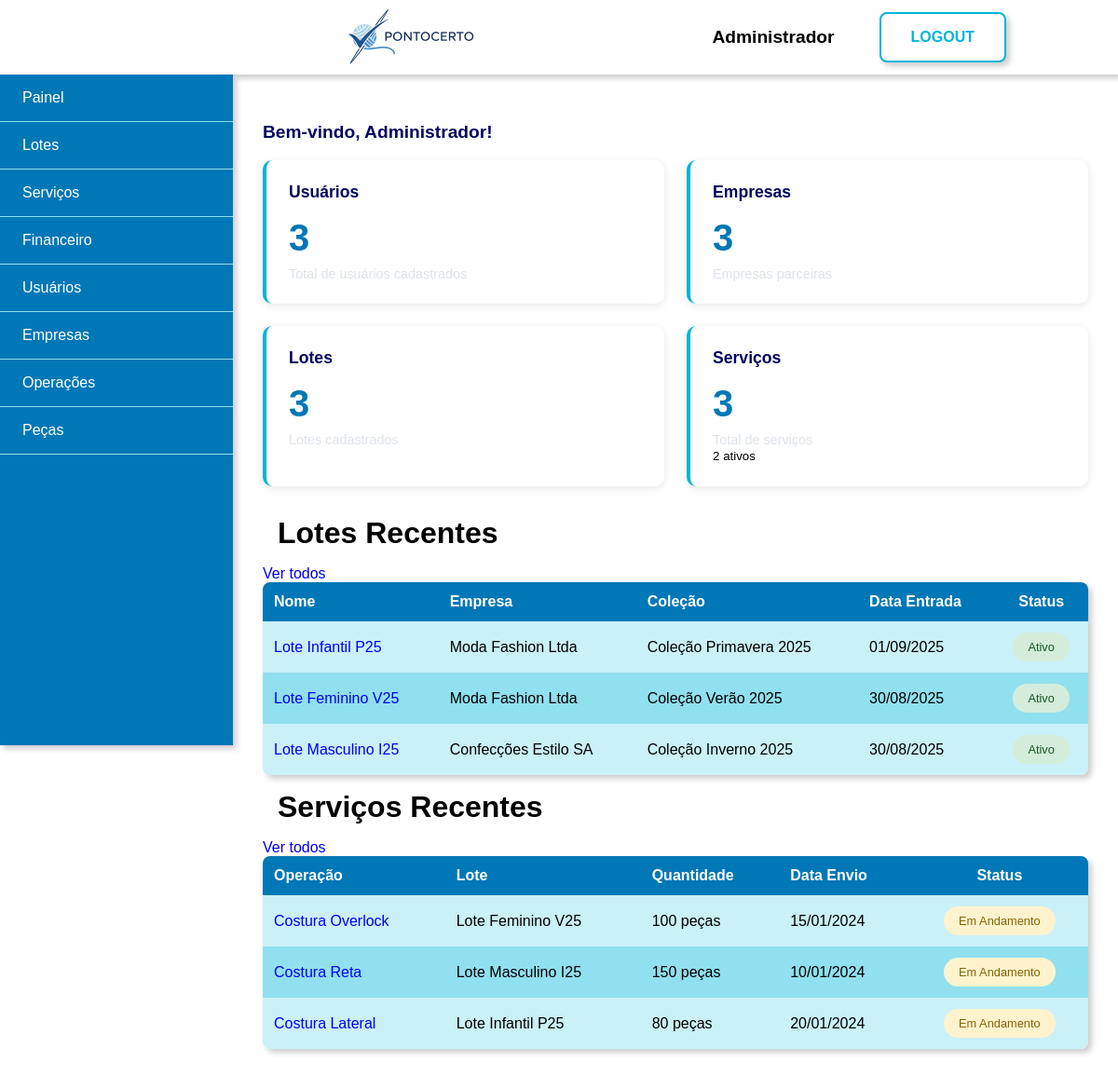
The app's page /admin/painel (signed in) with its own data.
### tables this page shows
CREATE TABLE usuarios (
    id int PRIMARY KEY AUTO_INCREMENT,
    tipo enum('admin', 'costureira') NOT NULL DEFAULT 'costureira',
    nome varchar(50) NOT NULL,
    cpf varchar(11) NOT NULL UNIQUE,
    email varchar(250) NOT NULL UNIQUE,
    telefone varchar(11) NOT NULL,
    cep varchar(8) NOT NULL,
    logradouro varchar(250),
    complemento varchar(50),
    cidade varchar(100),
    tipo_chave_pix enum('cpf', 'cnpj', 'email', 'telefone', 'aleatoria') DEFAULT 'cpf',
    chave_pix varchar(250),
    senha varchar(255) NOT NULL,
    banco int NULL DEFAULT 0,
    agencia INT NULL DEFAULT 0,
    conta INT NULL DEFAULT 0,
    especialidade_id INT NOT NULL DEFAULT 2,
    ativo TINYINT DEFAULT 1,
    created_at TIMESTAMP DEFAULT CURRENT_TIMESTAMP,
    updated_at TIMESTAMP DEFAULT CURRENT_TIMESTAMP ON UPDATE CURRENT_TIMESTAMP
 );

CREATE TABLE lotes (
    id INT PRIMARY KEY AUTO_INCREMENT,
    empresa_id VARCHAR(50) NOT NULL,
    colecao VARCHAR(100) NOT NULL,
    nome VARCHAR(100) NOT NULL,
    observacao TEXT,
    data_entrada DATE NOT NULL,
    data_entrega DATE,
    valor_total DECIMAL(12, 2) DEFAULT 0.00,
    status ENUM('Aberto', 'Entregue', 'Cancelado') DEFAULT 'Aberto',
    anexos VARCHAR(500),
    ativo TINYINT DEFAULT 1,
    created_at TIMESTAMP DEFAULT CURRENT_TIMESTAMP,
    updated_at TIMESTAMP DEFAULT CURRENT_TIMESTAMP ON UPDATE CURRENT_TIMESTAMP
);

CREATE TABLE empresas (
    id INT PRIMARY KEY AUTO_INCREMENT,
    nome VARCHAR(255) NOT NULL,
    cnpj VARCHAR(14) NOT NULL UNIQUE,
    email VARCHAR(255),
    telefone VARCHAR(20),
    endereco TEXT,
    cidade VARCHAR(100),
    estado VARCHAR(2),
    cep VARCHAR(8),
    observacao TEXT,
    ativo TINYINT DEFAULT 1,
    created_at TIMESTAMP DEFAULT CURRENT_TIMESTAMP,
    updated_at TIMESTAMP DEFAULT CURRENT_TIMESTAMP ON UPDATE CURRENT_TIMESTAMP
);

CREATE TABLE servicos (
    id INT PRIMARY KEY AUTO_INCREMENT,
    lote_id INT NOT NULL,
    operacao_id INT NOT NULL,
    quantidade_pecas INT NOT NULL,
    pecas_concluidas INT DEFAULT 0,
    valor_operacao DECIMAL(10,2) NOT NULL,
    data_envio DATE NOT NULL,
    data_finalizacao DATE NULL,
    quantidade_concluida INT,
    observacao TEXT,
    costureira_id INT NULL,
    status ENUM('Em andamento', 'Finalizado', 'Inativo') DEFAULT 'Em andamento',
    created_at TIMESTAMP DEFAULT CURRENT_TIMESTAMP,
    updated_at TIMESTAMP DEFAULT CURRENT_TIMESTAMP ON UPDATE CURRENT_TIMESTAMP,
    
    FOREIGN KEY (lote_id) REFERENCES lotes(id) ON DELETE RESTRICT,
    FOREIGN KEY (operacao_id) REFERENCES operacoes(id) ON DELETE RESTRICT
);

CREATE TABLE operacoes (
    id INT PRIMARY KEY AUTO_INCREMENT,
    nome VARCHAR(255) NOT NULL,
    valor DECIMAL(10, 2) NOT NULL,
    ativo TINYINT DEFAULT 1,
    created_at TIMESTAMP DEFAULT CURRENT_TIMESTAMP,
    updated_at TIMESTAMP DEFAULT CURRENT_TIMESTAMP ON UPDATE CURRENT_TIMESTAMP
);

### views/admin/painel.php (the view, shortened to what the rows shown need)
<div class="conteudo flex">
    <div class="dashboard-admin">
        <p class="welcome-message">Bem-vindo, <?= htmlspecialchars($nomeUsuario ?? 'Administrador') ?>!</p>
        <div class="cards-dashboard">
            <div class="card">
                <div class="card-content">
                    <div class="numero"><?= $totalUsuarios ?? 0 ?></div>
                    <p>Total de usuários cadastrados</p>
                </div>
            </div>
            <div class="card">
                <div class="card-content">
                    <div class="numero"><?= $totalEmpresas ?? 0 ?></div>
                    <p>Empresas parceiras</p>
                </div>
            </div>
            <div class="card">
                <div class="card-content">
                    <div class="numero"><?= $totalLotes ?? 0 ?></div>
                    <p>Lotes cadastrados</p>
                </div>
            </div>
            <div class="card">
                <div class="card-content">
                    <div class="numero"><?= $totalServicos ?? 0 ?></div>
                    <p>Total de serviços</p>
                    <small><?= $servicosAtivos ?? 0 ?> ativos</small>
                </div>
            </div>
        </div>
        <div class="dashboard-section">
            <div class="section-header">
            </div>
            <?php if (empty($lotesRecentes)): ?>
                <p class="no-data">Nenhum lote cadastrado recentemente.</p>
            <?php else: ?>
                <div class="tabela">
                    <table cellspacing='0' class="redondinho shadow filter">
                        <thead>
                            <tr>
                                <th class="ae">Nome</th>
                                <th class="ae">Empresa</th>
                                <th class="ae">Coleção</th>
                                <th class="ae">Data Entrada</th>
                                <th class="ac">Status</th>
                            </tr>
                        </thead>
                        <tbody>
                            <?php foreach ($lotesRecentes as $lote): ?>
                                <tr>
                                    <td class="ae">
                                        <a href="<?= BASE_URL ?>admin/visualizar-lote?id=<?= $lote['id'] ?>">
                                            <?= htmlspecialchars($lote['nome'] ?? 'N/A') ?>
                                        </a>
                                    </td>
                                    <td class="ae"><?= htmlspecialchars($lote['empresa_nome'] ?? 'N/A') ?></td>
                                    <td class="ae"><?= htmlspecialchars($lote['colecao'] ?? 'N/A') ?></td>
                                    <td class="ae"><?= isset($lote['data_entrada']) ? date('d/m/Y', strtotime($lote['data_entrada'])) : 'N/A' ?></td>
                                    <td class="ac">
                                        <span class="status-badge <?= ($lote['ativo'] ?? false) ? 'active' : 'inactive' ?>">
                                            <?= ($lote['ativo'] ?? false) ? 'Ativo' : 'Inativo' ?>
                                        </span>
                                    </td>
                                </tr>
                            <?php endforeach; ?>
                        </tbody>
                    </table>
                </div>
            <?php endif; ?>
        </div>
        <div class="dashboard-section">
            <div class="section-header">
            </div>
            <?php if (empty($servicosRecentes)): ?>
                <p class="no-data">Nenhum serviço cadastrado recentemente.</p>
            <?php else: ?>
                <div class="tabela">
                    <table cellspacing='0' class="redondinho shadow filter">
                        <thead>
                            <tr>
                                <th class="ae">Operação</th>
                                <th class="ae">Lote</th>
                                <th class="ae">Quantidade</th>
                                <th class="ae">Data Envio</th>
                                <th class="ac">Status</th>
                            </tr>
                        </thead>
                        <tbody>
                            <?php foreach ($servicosRecentes as $servico): ?>
                                <tr>
                                    <td class="ae">
                                        <a href="<?= BASE_URL ?>admin/visualizar-servico?id=<?= $servico['id'] ?>">
                                            <?= htmlspecialchars($servico['operacao_nome'] ?? 'N/A') ?>
                                        </a>
                                    </td>
                                    <td class="ae"><?= htmlspecialchars($servico['lote_nome'] ?? 'N/A') ?></td>
                                    <td class="ae"><?= htmlspecialchars($servico['quantidade_pecas'] ?? 0) ?> peças</td>
                                    <td class="ae"><?= isset($servico['data_envio']) ? date('d/m/Y', strtotime($servico['data_envio'])) : 'N/A' ?></td>
                                    <td class="ac">
                                        <span class="status-badge <?= ($servico['finalizado'] ?? false) ? 'completed' : 'in-progress' ?>">
                                            <?= ($servico['finalizado'] ?? false) ? 'Finalizado' : 'Em Andamento' ?>
                                        </span>
                                    </td>
                                </tr>
                            <?php endforeach; ?>
                        </tbody>
                    </table>
                </div>
            <?php endif; ?>
        </div>
    </div>
</div>

### views/shared/header.php (shortened to what the rows shown need)
<!DOCTYPE html>
<html lang="pt-BR">
<head>
    <link rel="stylesheet" href="<?php echo ASSETS_URL?>css/style.css">
</head>
<body>
    <?php if ($login ?? false): ?>
        <div class="principal azul flex center">
    <?php else: ?>
        <div class="principal">
            <?php if ($usuarioLogado ?? false): ?>
                <div class="topo flex h-center shadow">
                    <a class="imagem-topo" href="<?= $dashboardLink ?>">
                        <img src="<?php echo ASSETS_URL?>img/banner.png" alt="banner">
                    </a>
                    <span class="flex l-gap v-center">
                        <span class="nome-usuario"><?= htmlspecialchars($nomeUsuario) ?></span>
                        <a href="<?= BASE_URL ?>logout" class="botao-grande">LOGOUT</a>
                    </span>
                </div>
            <?php endif; ?>
    <?php endif; ?>

### records on screen
usuarios: nome "Administrador", especialidade "3"
lotes: nome "Lote Infantil P25", empresa.nome "Moda Fashion Ltda", colecao "Coleção Primavera 2025", data_entrada "01/09/2025", ativo "Ativo"
lotes: nome "Lote Feminino V25", empresa.nome "Moda Fashion Ltda", colecao "Coleção Verão 2025", data_entrada "30/08/2025", ativo "Ativo"
lotes: nome "Lote Masculino I25", empresa.nome "Confecções Estilo SA", colecao "Coleção Inverno 2025", data_entrada "30/08/2025", ativo "Ativo"
servicos: operacao.nome "Costura Overlock", lote.nome "Lote Feminino V25", quantidade_pecas "100", data_envio "15/01/2024"
servicos: operacao.nome "Costura Reta", lote.nome "Lote Masculino I25", quantidade_pecas "150", data_envio "10/01/2024"
servicos: operacao.nome "Costura Lateral", lote.nome "Lote Infantil P25", quantidade_pecas "80", data_envio "20/01/2024"

### other values on screen
$item['label'] "Painel"
$item['label'] "Lotes"
$item['label'] "Serviços"
$item['label'] "Financeiro"
$item['label'] "Usuários"
$item['label'] "Empresas"
$item['label'] "Operações"
$item['label'] "Peças"
$servicosAtivos "2"
